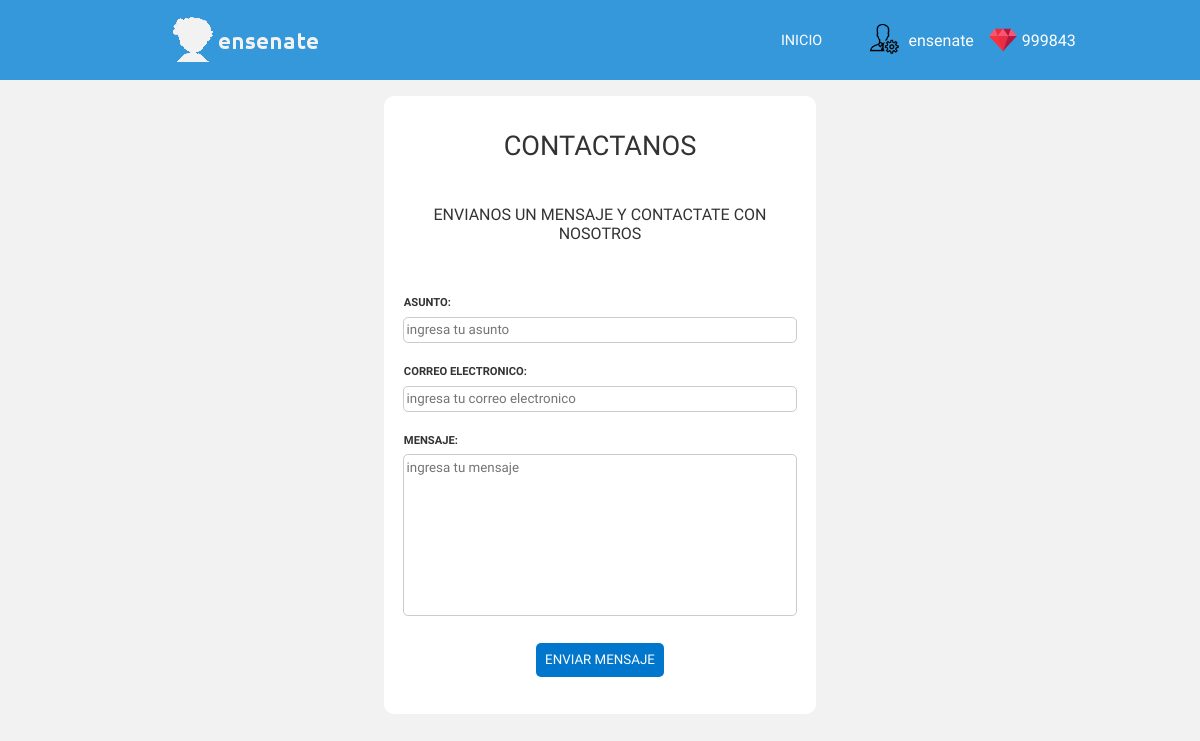
The page /contacto/ (signed in) on the database its author committed.
### usuarios/models.py (models this page shows)
class User(AbstractUser):
	biografia = models.CharField(max_length=255, blank=True, default='',null=False)
	nivel = models.PositiveIntegerField(default=0)
	gemas = models.PositiveIntegerField(default=0)
	fecha_inicio = models.DateField(default=timezone.now)
	image = models.ImageField(upload_to='usuarios/perfiles/', default='usuarios/default/perfil.png')
	cargar_datos = models.BooleanField(default=False)

### principal/views.py (the view)
# urls.py: url(r'^contacto/$', principal.contactanos.as_view(), name='contactanos'),
class contactanos(CreateView):
	model = Contacto
	form_class = contacto_form
	template_name = 'principal/contactanos.html'
	success_url = '/envio_correcto/'

### principal/forms.py
class contacto_form(forms.ModelForm):
	asunto= forms.CharField(
		label = "Asunto",
		required = True,
		max_length = 50,
		error_messages = { 'unique': 'ya existe este usuario.',  'required': 'este campo es obligatorio' },
		widget = forms.TextInput( attrs = { 'class': 'form-control','placeholder':'ingresa tu asunto' } ),#se le puede poner todos los atributos del html
		)
	email = forms.CharField(
		label = "Correo Electronico",
		required = True,
		error_messages = { 'invalid':'ingresa un correo electronico valido', 'required': 'este campo es obligatorio' },
		widget = forms.TextInput( attrs = { 'class': 'form-control', 'type': 'email', 'placeholder':'ingresa tu correo electronico' } ),
		)
	mensaje = forms.CharField(
		label = "Mensaje",
		error_messages = { 'required': 'este campo es obligatorio' },
		widget = forms.Textarea(attrs={'class': 'form-control', 'type': 'text', 'placeholder':'ingresa tu mensaje'} ),
		)
	class Meta:
		model = Contacto
		fields = ('asunto','email','mensaje', )

### templates/principal/contactanos.html (shortened to what this page needs)
{% extends 'bases/base.html' %}
{% load staticfiles %}
{% block static %}
	<link rel="stylesheet" href="{% static 'css/contactanos.css' %}">
	{% if request.user.is_authenticated %}
	<link rel="stylesheet" href="{% static 'css/contacto-usuario-activo.css' %}">
	{% endif %}
{% endblock %}
{% block body %}
{% if request.user.is_authenticated %}
	{% include 'bases/nav-user.html' %}
{% else %}
	{% include 'bases/nav.html' %}
{% endif %}
	<div class="contenedor">
		<div class="burbuja">
			<h1>Contactanos</h1>
			<h2>envianos un mensaje y contactate con nosotros</h2>
		<form method="post" action="{% url 'contactanos' %}" class="formulario"> {% csrf_token %}
			{{form.as_p}}
			<input type="submit" value="Enviar mensaje">
		</form>
		</div>
	</div>
{% endblock %}

### templates/bases/nav-user.html (shortened to what this page needs)
{% load staticfiles %}
<header>
	<div class="contenedor">
		<div class="navegacion">
			<div class="enlaces-izquierda">
					<a  class="titulo-principal" href="{% if request.user.is_authenticated %} {% url 'dashboard' %} {% else %}{% url 'inicio' %} {% endif %}"><img src="{% static 'img/logo-sesion.png' %}" alt=""></a>
			</div>
			<div class="enlaces-derecha usuario-activo">
					<a href="{% url 'dashboard' %}" class=" menu_inicio" >Inicio</a>
					<ul class="navegacion_perfil">
						<li class="li-principal">
						<div class="datos-usuario">
							<span><img class="pic_perfil" src="{{user.image.url}}" alt="" width="48px" height="48px"></span>
							<span class="usuario" >{{user.username}}</span>
							<span class="gem"> <img src="{% static 'img/gem.png' %}" alt=""> {{ user.gemas }}</span>
						</div>
						</li>
					</ul>
			</div>
		</div>
	</div>
</header>

### static/css/contactanos.css (style rules this page uses)
input, textarea { margin: 0.4em 0; }
textarea { outline: none; resize: none; border-radius: 5px; overflow: hidden; }
.formulario input[type="submit"] { width: auto; }

### static/css/contacto-usuario-activo.css (style rules this page uses)
.gem { display: flex; align-items: center; }
.gem > img { width: 1.2rem; height: 1.2rem; margin: auto 0.2rem; }
header { background: #3498db; box-shadow: none; }
.usuario-activo { display: flex; align-items: center; }
.enlaces-derecha > a, .enlaces-derecha > ul { margin: 0.5em; }
.navegacion_perfil { display: inline-block; list-style: none; width: 11em; max-width: 11em; }
.datos-usuario { display: flex; align-items: center; }
.datos-usuario > span { color: white; margin: .2em; padding: 0.1em; }
.datos-usuario > span > img { width: 2em; height: 2em; }
.navegacion_perfil > .li-principal { list-style: none; padding: 0.2em }
.navegacion .enlaces-derecha .menu_inicio { color: white; }

### static/css/restablecer-password.css (style rules this page uses)
body { background: #f2f2f2; }
.burbuja { text-align: center; max-width: 26em; margin: 6em auto; background: white; border-radius: 10px; padding: 0.5em; }
.burbuja h1, .burbuja h2 { color: #333; margin: 0.6rem; padding: 1rem; font-size: 1.7rem; font-weight: normal; text-transform: uppercase; }
.burbuja h2 { padding: 1.1em; font-size: 1em; }
.formulario { margin: 0.6em; padding: 1em; }
input { padding: 0.4em; margin: 0.4em; }
textarea, input[type="email"], input[type="text"], .grupo-inputs input[type="password"] { color: #6e6e6e; width: 70%; border: 0.01em solid rgba(0,0,0,0.2); background: none; border-radius: 5px; }
.formulario input[type="submit"] { width: 20%; border: none; border-radius: 5px; color: white; background: #0077CC; cursor: pointer; text-transform: uppercase; }
a { text-decoration:none; color: #0077cc; }

### static/css/login.css (style rules this page uses)
.formulario { padding: 0.8em 0; }
.formulario > p { margin: .5em auto; padding: .2em 0; }
.formulario > p > label { margin: 0.2em; float: left; text-transform: uppercase; font-size: 0.7em; font-weight: bold; color: #333; }
textarea, .formulario input[type="text"], .formulario input[type="password"], .formulario input[type="email"] { width: 97.5%; padding: 0.35em 0.2em; border: 1px solid rgba(0,0,0,0.2);; background: none; border-radius: 5px; }
input[type="submit"] { margin: 0.5em; padding: 0.7em; border: none; border-radius: 5px; color: white; background: #0077CC; cursor: pointer; text-transform: uppercase; }

### static/css/base/base.css (style rules this page uses)
* { margin: 0; padding: 0; font-family: 'Ubuntu', sans-serif; transition: all; transition-delay: 0.3s; transition-duration: 0.3s; }
.contenedor { width: 75%; margin: auto; }

### static/css/base/nav.css (style rules this page uses)
@media screen and (min-width: 1000px) { .navegacion .enlaces-derecha .menu_inicio { padding: .3em 1.5em; } }
header { width: 100%; background: #FFF; position: fixed; top: 0; left: 0; z-index: 100; box-shadow: 0px 0px 5px #333 ; }
.navegacion { height: 5em; display: flex; align-items: center; justify-content: space-between; }
.navegacion .enlaces-izquierda, .navegacion .enlaces-derecha { margin: 5px; padding: 2px; }
.navegacion .enlaces-derecha .menu_inicio { background: none; text-align: center; text-transform: uppercase; font-size: .9rem; text-decoration: none; color: #333; cursor: pointer }

### rows shown on the page
User: image (picture), username "ensenate", gemas "999843"
